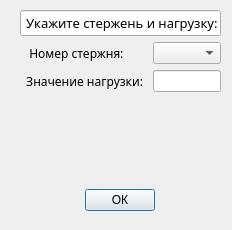
<?xml version="1.0" encoding="UTF-8"?>
<ui version="4.0">
 <class>Dialog</class>
 <widget class="QDialog" name="Dialog">
  <property name="geometry">
   <rect>
    <x>0</x>
    <y>0</y>
    <width>232</width>
    <height>230</height>
   </rect>
  </property>
  <property name="windowTitle">
   <string>Dialog</string>
  </property>
  <widget class="QWidget" name="verticalLayoutWidget">
   <property name="geometry">
    <rect>
     <x>20</x>
     <y>10</y>
     <width>201</width>
     <height>201</height>
    </rect>
   </property>
   <layout class="QVBoxLayout" name="verticalLayout">
    <item>
     <widget class="QLineEdit" name="lineEdit">
      <property name="font">
       <font>
        <family>Arial Rounded MT Bold</family>
        <pointsize>10</pointsize>
       </font>
      </property>
      <property name="text">
       <string>   Укажите стержень и нагрузку:</string>
      </property>
     </widget>
    </item>
    <item>
     <layout class="QFormLayout" name="formLayout">
      <item row="0" column="0">
       <widget class="QLabel" name="label">
        <property name="font">
         <font>
          <family>Arial Rounded MT Bold</family>
          <pointsize>9</pointsize>
         </font>
        </property>
        <property name="text">
         <string>   Номер стержня: </string>
        </property>
       </widget>
      </item>
      <item row="0" column="1">
       <widget class="QComboBox" name="comboBox"/>
      </item>
      <item row="1" column="0">
       <widget class="QLabel" name="label_2">
        <property name="font">
         <font>
          <family>Arial Rounded MT Bold</family>
          <pointsize>9</pointsize>
         </font>
        </property>
        <property name="text">
         <string>  Значение нагрузки: </string>
        </property>
       </widget>
      </item>
      <item row="1" column="1">
       <widget class="QLineEdit" name="lineEdit_2"/>
      </item>
     </layout>
    </item>
    <item alignment="Qt::AlignHCenter">
     <widget class="QPushButton" name="pushButton">
      <property name="maximumSize">
       <size>
        <width>70</width>
        <height>16777215</height>
       </size>
      </property>
      <property name="text">
       <string>ОК</string>
      </property>
     </widget>
    </item>
   </layout>
  </widget>
 </widget>
 <resources/>
 <connections/>
</ui>
